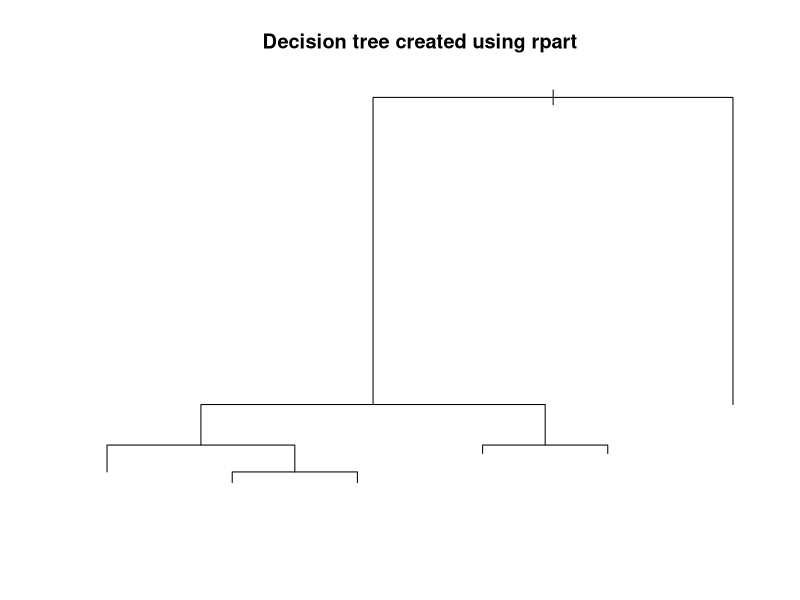
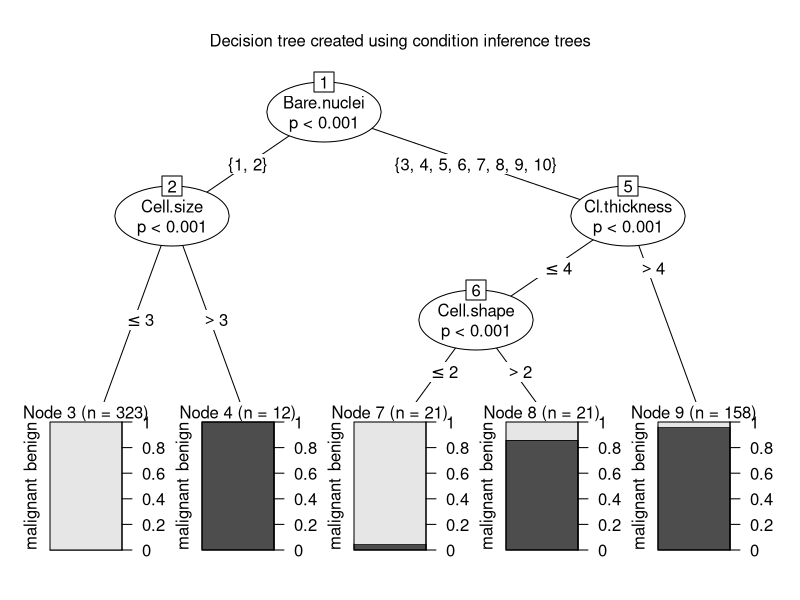
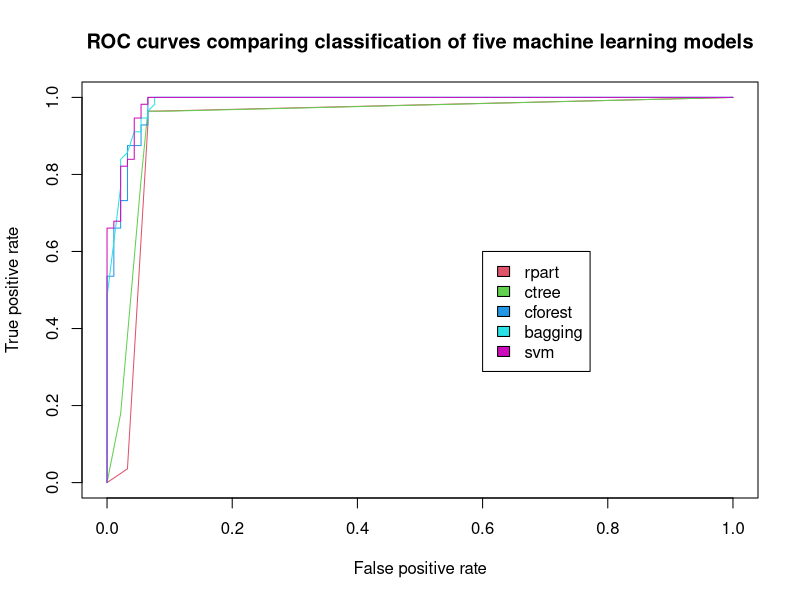

These charts were generated, in order, by the following R code:
## ---- chunk 1
knitr::opts_chunk$set(echo = TRUE)
## ---- chunk 2
## Metapackage of all tidyverse packages

library(tidyverse)
## ---- chunk 3
## Inputing data

list.files(path = "../input")
## ---- chunk 4
## Loading mlbench

require(mlbench)
## ---- chunk 5
## Loading the data set
data(BreastCancer)

## Removing missing values from the dataset
BreastCancer <- na.omit(BreastCancer) 

## Remove the unique identifier, which is useless and would confuse the machine learning algorithms
BreastCancer$Id <- NULL 

## To view the data
head(BreastCancer,5)
## ---- chunk 6
## Partition the data set for 80% training & 20% for evaluation
set.seed(2)

ind <- sample(2, nrow(BreastCancer), replace = TRUE, prob=c(0.8, 0.2))

## Create model using recursive partitioning on the training data set
require(rpart)

x.rp <- rpart(Class ~ ., data=BreastCancer[ind == 1,])

## Predict classes for the evaluation data set
x.rp.pred <- predict(x.rp, type="class", newdata=BreastCancer[ind == 2,])

## Score the evaluation data set (extract the probabilities)
x.rp.prob <- predict(x.rp, type="prob", newdata=BreastCancer[ind == 2,])
## ---- chunk 7
## To view the decision tree
plot(x.rp, main="Decision tree created using rpart")

## Create model using conditional inference trees
require(party)

x.ct <- ctree(Class ~ ., data=BreastCancer[ind == 1,])

x.ct.pred <- predict(x.ct, newdata=BreastCancer[ind == 2,])

x.ct.prob <-  1- unlist(treeresponse(x.ct, BreastCancer[ind == 2,]), use.names=F)[seq(1,nrow(BreastCancer[ind == 2,])*2,2)]
## ---- chunk 8
## To view the decision tree
plot(x.ct, main="Decision tree created using condition inference trees")

## Create model using random forest and bagging ensemble using conditional inference trees
x.cf <- cforest(Class ~ ., data=BreastCancer[ind == 1,], control = cforest_unbiased(mtry = ncol(BreastCancer)-2))

x.cf.pred <- predict(x.cf, newdata=BreastCancer[ind == 2,])

x.cf.prob <-  1- unlist(treeresponse(x.cf, BreastCancer[ind == 2,]), use.names=F)[seq(1,nrow(BreastCancer[ind == 2,])*2,2)]

## ---- chunk 9
## Create model using bagging (bootstrap aggregating)
require(ipred)

x.ip <- bagging(Class ~ ., data=BreastCancer[ind == 1,])

x.ip.prob <- predict(x.ip, type="prob", newdata=BreastCancer[ind == 2,])
## ---- chunk 10
## Create model using svm (support vector machine)
require(e1071)

## SVM requires tuning
x.svm.tune <- tune.svm(Class~., data = BreastCancer[ind == 1,],gamma = 2^(-8:1), cost = 2^(0:4))

## Display the tuning results (in text format)
x.svm.tune
## ---- chunk 11
## If the tuning results are on the margin of the parameters (e.g., gamma = 2^-8), then widen the parameters.
## I manually copied the cost and gamma from console messages above to parameters below.
x.svm <- svm(Class~., data = BreastCancer[ind == 1,], cost=4, gamma=0.0625, probability = TRUE)

x.svm.prob <- predict(x.svm, type="prob", newdata=BreastCancer[ind == 2,], probability = TRUE)
## ---- chunk 12
# Plot ROC curves to compare the performance of the individual classifiers

## Output the plot to a PNG file for display on web.  To draw to the screen, 

png(filename="roc_curve_5_models.png", width=800, height=700)
## ---- chunk 13
## load the ROCR package which draws the ROC curves
require(ROCR)

## create an ROCR prediction object from rpart() probabilities
x.rp.prob.rocr <- prediction(x.rp.prob[,2], BreastCancer[ind == 2,'Class'])
## prepare an ROCR performance object for ROC curve (tpr=true positive rate, fpr=false positive rate)
x.rp.perf <- performance(x.rp.prob.rocr, "tpr","fpr")
## plot it
plot(x.rp.perf, col=2, main="ROC curves comparing classification of five machine learning models")

## Draw a legend.
legend(0.6, 0.6, c('rpart', 'ctree', 'cforest','bagging','svm'), 2:6)

## ctree
x.ct.prob.rocr <- prediction(x.ct.prob, BreastCancer[ind == 2,'Class'])
x.ct.perf <- performance(x.ct.prob.rocr, "tpr","fpr")
## add=TRUE draws on the existing chart 
plot(x.ct.perf, col=3, add=TRUE)

## cforest
x.cf.prob.rocr <- prediction(x.cf.prob, BreastCancer[ind == 2,'Class'])
x.cf.perf <- performance(x.cf.prob.rocr, "tpr","fpr")
plot(x.cf.perf, col=4, add=TRUE)

## bagging
x.ip.prob.rocr <- prediction(x.ip.prob[,2], BreastCancer[ind == 2,'Class'])
x.ip.perf <- performance(x.ip.prob.rocr, "tpr","fpr")
plot(x.ip.perf, col=5, add=TRUE)

## svm
x.svm.prob.rocr <- prediction(attr(x.svm.prob, "probabilities")[,2], BreastCancer[ind == 2,'Class'])
x.svm.perf <- performance(x.svm.prob.rocr, "tpr","fpr")
plot(x.svm.perf, col=6, add=TRUE)
## ---- chunk 14

## ---- chunk 15
## Close and save the PNG file.
dev.off()
## ---- chunk 16
## Creating an ensemble for combining other classifiers by majority vote
classifier.rpart <- c(x.rp.prob)
classifier.ctree <- c(x.ct.prob)
classifier.cforeset <- c(x.cf.prob)
classifier.bagging <- c(x.ip.prob)
classifier.svm <- c(x.svm.prob)

combine.classifier <- cbind(classifier.rpart,classifier.ctree,classifier.cforeset,classifier.bagging,classifier.svm)

#head(combine)
head(x.rp.prob)
head(x.ct.prob)
combine.classifier[,1]<-ifelse(combine.classifier[,1]=="benign", 0, 1)
combine.classifier[,2]<-ifelse(combine.classifier[,2]=="benign", 0, 1)
combine.classifier[,3]<-ifelse(combine.classifier[,3]=="benign", 0, 1)
combine.classifier[,4]<-ifelse(combine.classifier[,4]=="benign", 0, 1)
combine.classifier[,5]<-ifelse(combine.classifier[,5]=="benign", 0, 1)
majority.vote<-rowSums(combine.classifier)
head(majority.vote)
